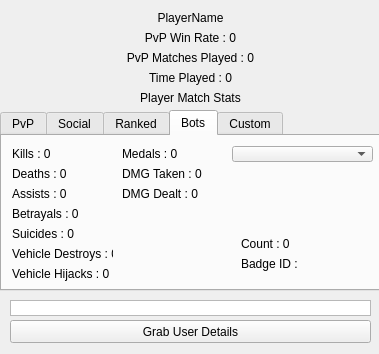
<?xml version="1.0" encoding="UTF-8"?>
<ui version="4.0">
 <class>HaloUseR</class>
 <widget class="QWidget" name="HaloUseR">
  <property name="geometry">
   <rect>
    <x>0</x>
    <y>0</y>
    <width>379</width>
    <height>354</height>
   </rect>
  </property>
  <property name="windowTitle">
   <string>HaloUseR v0.0.1</string>
  </property>
  <widget class="QTabWidget" name="tabWidget">
   <property name="geometry">
    <rect>
     <x>0</x>
     <y>110</y>
     <width>381</width>
     <height>181</height>
    </rect>
   </property>
   <property name="currentIndex">
    <number>3</number>
   </property>
   <widget class="QWidget" name="PvP">
    <attribute name="title">
     <string>PvP</string>
    </attribute>
    <widget class="QLabel" name="pvpKillsLabel">
     <property name="geometry">
      <rect>
       <x>10</x>
       <y>10</y>
       <width>101</width>
       <height>16</height>
      </rect>
     </property>
     <property name="text">
      <string>Kills : 0</string>
     </property>
    </widget>
    <widget class="QLabel" name="pvpDeathsLabel">
     <property name="geometry">
      <rect>
       <x>10</x>
       <y>30</y>
       <width>101</width>
       <height>16</height>
      </rect>
     </property>
     <property name="text">
      <string>Deaths : 0</string>
     </property>
    </widget>
    <widget class="QLabel" name="pvpAssistsLabel">
     <property name="geometry">
      <rect>
       <x>10</x>
       <y>50</y>
       <width>101</width>
       <height>16</height>
      </rect>
     </property>
     <property name="text">
      <string>Assists : 0</string>
     </property>
    </widget>
    <widget class="QLabel" name="pvpBetrayalsLabel">
     <property name="geometry">
      <rect>
       <x>10</x>
       <y>70</y>
       <width>101</width>
       <height>16</height>
      </rect>
     </property>
     <property name="text">
      <string>Betrayals : 0</string>
     </property>
    </widget>
    <widget class="QLabel" name="pvpSuicidesLabel">
     <property name="geometry">
      <rect>
       <x>10</x>
       <y>90</y>
       <width>101</width>
       <height>16</height>
      </rect>
     </property>
     <property name="text">
      <string>Suicides : 0</string>
     </property>
    </widget>
    <widget class="QLabel" name="pvpVehicleDestroysLabel">
     <property name="geometry">
      <rect>
       <x>10</x>
       <y>110</y>
       <width>101</width>
       <height>16</height>
      </rect>
     </property>
     <property name="text">
      <string>Vehicle Destroys : 0</string>
     </property>
    </widget>
    <widget class="QLabel" name="pvpVehicleHijacksLabel">
     <property name="geometry">
      <rect>
       <x>10</x>
       <y>130</y>
       <width>101</width>
       <height>16</height>
      </rect>
     </property>
     <property name="text">
      <string>Vehicle Hijacks : 0</string>
     </property>
    </widget>
    <widget class="QLabel" name="pvpMedalsLabel">
     <property name="geometry">
      <rect>
       <x>120</x>
       <y>10</y>
       <width>101</width>
       <height>16</height>
      </rect>
     </property>
     <property name="text">
      <string>Medals : 0</string>
     </property>
    </widget>
    <widget class="QLabel" name="pvpDamageTakenLabel">
     <property name="geometry">
      <rect>
       <x>120</x>
       <y>30</y>
       <width>101</width>
       <height>16</height>
      </rect>
     </property>
     <property name="text">
      <string>DMG Taken : 0</string>
     </property>
    </widget>
    <widget class="QLabel" name="pvpDamageDealtLabel">
     <property name="geometry">
      <rect>
       <x>120</x>
       <y>50</y>
       <width>101</width>
       <height>16</height>
      </rect>
     </property>
     <property name="text">
      <string>DMG Dealt : 0</string>
     </property>
    </widget>
    <widget class="QStackedWidget" name="pvpBadgeBox">
     <property name="geometry">
      <rect>
       <x>229</x>
       <y>30</y>
       <width>141</width>
       <height>111</height>
      </rect>
     </property>
     <property name="currentIndex">
      <number>0</number>
     </property>
     <widget class="QWidget" name="page">
      <widget class="QLabel" name="pvpBadgePhoto">
       <property name="geometry">
        <rect>
         <x>10</x>
         <y>10</y>
         <width>51</width>
         <height>41</height>
        </rect>
       </property>
       <property name="text">
        <string/>
       </property>
      </widget>
      <widget class="QLabel" name="pvpBadgeCountLabel">
       <property name="geometry">
        <rect>
         <x>10</x>
         <y>70</y>
         <width>131</width>
         <height>16</height>
        </rect>
       </property>
       <property name="text">
        <string>Count : 0</string>
       </property>
      </widget>
      <widget class="QLabel" name="pvpBadgeIDLabel">
       <property name="geometry">
        <rect>
         <x>10</x>
         <y>90</y>
         <width>131</width>
         <height>16</height>
        </rect>
       </property>
       <property name="text">
        <string>Badge ID : </string>
       </property>
      </widget>
     </widget>
    </widget>
    <widget class="QComboBox" name="pvpBadgeComboBox">
     <property name="geometry">
      <rect>
       <x>230</x>
       <y>10</y>
       <width>141</width>
       <height>16</height>
      </rect>
     </property>
    </widget>
   </widget>
   <widget class="QWidget" name="Social">
    <attribute name="title">
     <string>Social</string>
    </attribute>
    <widget class="QLabel" name="pvpBetrayalsLabel_2">
     <property name="geometry">
      <rect>
       <x>10</x>
       <y>70</y>
       <width>101</width>
       <height>16</height>
      </rect>
     </property>
     <property name="text">
      <string>Betrayals : 0</string>
     </property>
    </widget>
    <widget class="QLabel" name="pvpSuicidesLabel_2">
     <property name="geometry">
      <rect>
       <x>10</x>
       <y>90</y>
       <width>101</width>
       <height>16</height>
      </rect>
     </property>
     <property name="text">
      <string>Suicides : 0</string>
     </property>
    </widget>
    <widget class="QLabel" name="pvpVehicleHijacksLabel_2">
     <property name="geometry">
      <rect>
       <x>10</x>
       <y>130</y>
       <width>101</width>
       <height>16</height>
      </rect>
     </property>
     <property name="text">
      <string>Vehicle Hijacks : 0</string>
     </property>
    </widget>
    <widget class="QLabel" name="pvpDamageDealtLabel_2">
     <property name="geometry">
      <rect>
       <x>120</x>
       <y>50</y>
       <width>101</width>
       <height>16</height>
      </rect>
     </property>
     <property name="text">
      <string>DMG Dealt : 0</string>
     </property>
    </widget>
    <widget class="QStackedWidget" name="pvpBadgeBox_2">
     <property name="geometry">
      <rect>
       <x>229</x>
       <y>30</y>
       <width>141</width>
       <height>111</height>
      </rect>
     </property>
     <property name="currentIndex">
      <number>0</number>
     </property>
     <widget class="QWidget" name="page_2">
      <widget class="QLabel" name="pvpBadgePhoto_2">
       <property name="geometry">
        <rect>
         <x>10</x>
         <y>10</y>
         <width>51</width>
         <height>41</height>
        </rect>
       </property>
       <property name="text">
        <string/>
       </property>
      </widget>
      <widget class="QLabel" name="pvpBadgeCountLabel_2">
       <property name="geometry">
        <rect>
         <x>10</x>
         <y>70</y>
         <width>131</width>
         <height>16</height>
        </rect>
       </property>
       <property name="text">
        <string>Count : 0</string>
       </property>
      </widget>
      <widget class="QLabel" name="pvpBadgeIDLabel_2">
       <property name="geometry">
        <rect>
         <x>10</x>
         <y>90</y>
         <width>131</width>
         <height>16</height>
        </rect>
       </property>
       <property name="text">
        <string>Badge ID : </string>
       </property>
      </widget>
     </widget>
    </widget>
    <widget class="QLabel" name="pvpDamageTakenLabel_2">
     <property name="geometry">
      <rect>
       <x>120</x>
       <y>30</y>
       <width>101</width>
       <height>16</height>
      </rect>
     </property>
     <property name="text">
      <string>DMG Taken : 0</string>
     </property>
    </widget>
    <widget class="QLabel" name="pvpVehicleDestroysLabel_2">
     <property name="geometry">
      <rect>
       <x>10</x>
       <y>110</y>
       <width>101</width>
       <height>16</height>
      </rect>
     </property>
     <property name="text">
      <string>Vehicle Destroys : 0</string>
     </property>
    </widget>
    <widget class="QLabel" name="pvpAssistsLabel_2">
     <property name="geometry">
      <rect>
       <x>10</x>
       <y>50</y>
       <width>101</width>
       <height>16</height>
      </rect>
     </property>
     <property name="text">
      <string>Assists : 0</string>
     </property>
    </widget>
    <widget class="QLabel" name="pvpDeathsLabel_2">
     <property name="geometry">
      <rect>
       <x>10</x>
       <y>30</y>
       <width>101</width>
       <height>16</height>
      </rect>
     </property>
     <property name="text">
      <string>Deaths : 0</string>
     </property>
    </widget>
    <widget class="QLabel" name="pvpKillsLabel_2">
     <property name="geometry">
      <rect>
       <x>10</x>
       <y>10</y>
       <width>101</width>
       <height>16</height>
      </rect>
     </property>
     <property name="text">
      <string>Kills : 0</string>
     </property>
    </widget>
    <widget class="QLabel" name="pvpMedalsLabel_2">
     <property name="geometry">
      <rect>
       <x>120</x>
       <y>10</y>
       <width>101</width>
       <height>16</height>
      </rect>
     </property>
     <property name="text">
      <string>Medals : 0</string>
     </property>
    </widget>
    <widget class="QComboBox" name="pvpBadgeComboBox_2">
     <property name="geometry">
      <rect>
       <x>230</x>
       <y>10</y>
       <width>141</width>
       <height>16</height>
      </rect>
     </property>
    </widget>
   </widget>
   <widget class="QWidget" name="Ranked">
    <attribute name="title">
     <string>Ranked</string>
    </attribute>
    <widget class="QLabel" name="pvpBetrayalsLabel_3">
     <property name="geometry">
      <rect>
       <x>10</x>
       <y>70</y>
       <width>101</width>
       <height>16</height>
      </rect>
     </property>
     <property name="text">
      <string>Betrayals : 0</string>
     </property>
    </widget>
    <widget class="QLabel" name="pvpSuicidesLabel_3">
     <property name="geometry">
      <rect>
       <x>10</x>
       <y>90</y>
       <width>101</width>
       <height>16</height>
      </rect>
     </property>
     <property name="text">
      <string>Suicides : 0</string>
     </property>
    </widget>
    <widget class="QLabel" name="pvpVehicleHijacksLabel_3">
     <property name="geometry">
      <rect>
       <x>10</x>
       <y>130</y>
       <width>101</width>
       <height>16</height>
      </rect>
     </property>
     <property name="text">
      <string>Vehicle Hijacks : 0</string>
     </property>
    </widget>
    <widget class="QLabel" name="pvpDamageDealtLabel_3">
     <property name="geometry">
      <rect>
       <x>120</x>
       <y>50</y>
       <width>101</width>
       <height>16</height>
      </rect>
     </property>
     <property name="text">
      <string>DMG Dealt : 0</string>
     </property>
    </widget>
    <widget class="QStackedWidget" name="pvpBadgeBox_3">
     <property name="geometry">
      <rect>
       <x>229</x>
       <y>30</y>
       <width>141</width>
       <height>111</height>
      </rect>
     </property>
     <property name="currentIndex">
      <number>0</number>
     </property>
     <widget class="QWidget" name="page_3">
      <widget class="QLabel" name="pvpBadgePhoto_3">
       <property name="geometry">
        <rect>
         <x>40</x>
         <y>10</y>
         <width>61</width>
         <height>51</height>
        </rect>
       </property>
       <property name="text">
        <string/>
       </property>
       <property name="alignment">
        <set>Qt::AlignCenter</set>
       </property>
      </widget>
      <widget class="QLabel" name="pvpBadgeCountLabel_3">
       <property name="geometry">
        <rect>
         <x>10</x>
         <y>70</y>
         <width>131</width>
         <height>16</height>
        </rect>
       </property>
       <property name="text">
        <string>Count : 0</string>
       </property>
      </widget>
      <widget class="QLabel" name="pvpBadgeIDLabel_3">
       <property name="geometry">
        <rect>
         <x>10</x>
         <y>90</y>
         <width>131</width>
         <height>16</height>
        </rect>
       </property>
       <property name="text">
        <string>Badge ID : </string>
       </property>
      </widget>
     </widget>
    </widget>
    <widget class="QLabel" name="pvpDamageTakenLabel_3">
     <property name="geometry">
      <rect>
       <x>120</x>
       <y>30</y>
       <width>101</width>
       <height>16</height>
      </rect>
     </property>
     <property name="text">
      <string>DMG Taken : 0</string>
     </property>
    </widget>
    <widget class="QLabel" name="pvpVehicleDestroysLabel_3">
     <property name="geometry">
      <rect>
       <x>10</x>
       <y>110</y>
       <width>101</width>
       <height>16</height>
      </rect>
     </property>
     <property name="text">
      <string>Vehicle Destroys : 0</string>
     </property>
    </widget>
    <widget class="QLabel" name="pvpAssistsLabel_3">
     <property name="geometry">
      <rect>
       <x>10</x>
       <y>50</y>
       <width>101</width>
       <height>16</height>
      </rect>
     </property>
     <property name="text">
      <string>Assists : 0</string>
     </property>
    </widget>
    <widget class="QLabel" name="pvpDeathsLabel_3">
     <property name="geometry">
      <rect>
       <x>10</x>
       <y>30</y>
       <width>101</width>
       <height>16</height>
      </rect>
     </property>
     <property name="text">
      <string>Deaths : 0</string>
     </property>
    </widget>
    <widget class="QLabel" name="pvpKillsLabel_3">
     <property name="geometry">
      <rect>
       <x>10</x>
       <y>10</y>
       <width>101</width>
       <height>16</height>
      </rect>
     </property>
     <property name="text">
      <string>Kills : 0</string>
     </property>
    </widget>
    <widget class="QLabel" name="pvpMedalsLabel_3">
     <property name="geometry">
      <rect>
       <x>120</x>
       <y>10</y>
       <width>101</width>
       <height>16</height>
      </rect>
     </property>
     <property name="text">
      <string>Medals : 0</string>
     </property>
    </widget>
    <widget class="QComboBox" name="pvpBadgeComboBox_3">
     <property name="geometry">
      <rect>
       <x>230</x>
       <y>10</y>
       <width>141</width>
       <height>16</height>
      </rect>
     </property>
    </widget>
   </widget>
   <widget class="QWidget" name="Bots">
    <attribute name="title">
     <string>Bots</string>
    </attribute>
    <widget class="QLabel" name="pvpBetrayalsLabel_4">
     <property name="geometry">
      <rect>
       <x>10</x>
       <y>70</y>
       <width>101</width>
       <height>16</height>
      </rect>
     </property>
     <property name="text">
      <string>Betrayals : 0</string>
     </property>
    </widget>
    <widget class="QLabel" name="pvpSuicidesLabel_4">
     <property name="geometry">
      <rect>
       <x>10</x>
       <y>90</y>
       <width>101</width>
       <height>16</height>
      </rect>
     </property>
     <property name="text">
      <string>Suicides : 0</string>
     </property>
    </widget>
    <widget class="QLabel" name="pvpVehicleHijacksLabel_4">
     <property name="geometry">
      <rect>
       <x>10</x>
       <y>130</y>
       <width>101</width>
       <height>16</height>
      </rect>
     </property>
     <property name="text">
      <string>Vehicle Hijacks : 0</string>
     </property>
    </widget>
    <widget class="QLabel" name="pvpDamageDealtLabel_4">
     <property name="geometry">
      <rect>
       <x>120</x>
       <y>50</y>
       <width>101</width>
       <height>16</height>
      </rect>
     </property>
     <property name="text">
      <string>DMG Dealt : 0</string>
     </property>
    </widget>
    <widget class="QStackedWidget" name="pvpBadgeBox_4">
     <property name="geometry">
      <rect>
       <x>229</x>
       <y>30</y>
       <width>141</width>
       <height>111</height>
      </rect>
     </property>
     <property name="currentIndex">
      <number>0</number>
     </property>
     <widget class="QWidget" name="page_4">
      <widget class="QLabel" name="pvpBadgePhoto_4">
       <property name="geometry">
        <rect>
         <x>10</x>
         <y>10</y>
         <width>51</width>
         <height>41</height>
        </rect>
       </property>
       <property name="text">
        <string/>
       </property>
      </widget>
      <widget class="QLabel" name="pvpBadgeCountLabel_4">
       <property name="geometry">
        <rect>
         <x>10</x>
         <y>70</y>
         <width>131</width>
         <height>16</height>
        </rect>
       </property>
       <property name="text">
        <string>Count : 0</string>
       </property>
      </widget>
      <widget class="QLabel" name="pvpBadgeIDLabel_4">
       <property name="geometry">
        <rect>
         <x>10</x>
         <y>90</y>
         <width>131</width>
         <height>16</height>
        </rect>
       </property>
       <property name="text">
        <string>Badge ID : </string>
       </property>
      </widget>
     </widget>
    </widget>
    <widget class="QLabel" name="pvpDamageTakenLabel_4">
     <property name="geometry">
      <rect>
       <x>120</x>
       <y>30</y>
       <width>101</width>
       <height>16</height>
      </rect>
     </property>
     <property name="text">
      <string>DMG Taken : 0</string>
     </property>
    </widget>
    <widget class="QLabel" name="pvpVehicleDestroysLabel_4">
     <property name="geometry">
      <rect>
       <x>10</x>
       <y>110</y>
       <width>101</width>
       <height>16</height>
      </rect>
     </property>
     <property name="text">
      <string>Vehicle Destroys : 0</string>
     </property>
    </widget>
    <widget class="QLabel" name="pvpAssistsLabel_4">
     <property name="geometry">
      <rect>
       <x>10</x>
       <y>50</y>
       <width>101</width>
       <height>16</height>
      </rect>
     </property>
     <property name="text">
      <string>Assists : 0</string>
     </property>
    </widget>
    <widget class="QLabel" name="pvpDeathsLabel_4">
     <property name="geometry">
      <rect>
       <x>10</x>
       <y>30</y>
       <width>101</width>
       <height>16</height>
      </rect>
     </property>
     <property name="text">
      <string>Deaths : 0</string>
     </property>
    </widget>
    <widget class="QLabel" name="pvpKillsLabel_4">
     <property name="geometry">
      <rect>
       <x>10</x>
       <y>10</y>
       <width>101</width>
       <height>16</height>
      </rect>
     </property>
     <property name="text">
      <string>Kills : 0</string>
     </property>
    </widget>
    <widget class="QLabel" name="pvpMedalsLabel_4">
     <property name="geometry">
      <rect>
       <x>120</x>
       <y>10</y>
       <width>101</width>
       <height>16</height>
      </rect>
     </property>
     <property name="text">
      <string>Medals : 0</string>
     </property>
    </widget>
    <widget class="QComboBox" name="pvpBadgeComboBox_4">
     <property name="geometry">
      <rect>
       <x>230</x>
       <y>10</y>
       <width>141</width>
       <height>16</height>
      </rect>
     </property>
    </widget>
   </widget>
   <widget class="QWidget" name="Custom">
    <attribute name="title">
     <string>Custom</string>
    </attribute>
    <widget class="QLabel" name="pvpBetrayalsLabel_5">
     <property name="geometry">
      <rect>
       <x>10</x>
       <y>70</y>
       <width>101</width>
       <height>16</height>
      </rect>
     </property>
     <property name="text">
      <string>Betrayals : 0</string>
     </property>
    </widget>
    <widget class="QLabel" name="pvpSuicidesLabel_5">
     <property name="geometry">
      <rect>
       <x>10</x>
       <y>90</y>
       <width>101</width>
       <height>16</height>
      </rect>
     </property>
     <property name="text">
      <string>Suicides : 0</string>
     </property>
    </widget>
    <widget class="QLabel" name="pvpVehicleHijacksLabel_5">
     <property name="geometry">
      <rect>
       <x>10</x>
       <y>130</y>
       <width>101</width>
       <height>16</height>
      </rect>
     </property>
     <property name="text">
      <string>Vehicle Hijacks : 0</string>
     </property>
    </widget>
    <widget class="QLabel" name="pvpDamageDealtLabel_5">
     <property name="geometry">
      <rect>
       <x>120</x>
       <y>50</y>
       <width>101</width>
       <height>16</height>
      </rect>
     </property>
     <property name="text">
      <string>DMG Dealt : 0</string>
     </property>
    </widget>
    <widget class="QStackedWidget" name="pvpBadgeBox_5">
     <property name="geometry">
      <rect>
       <x>229</x>
       <y>30</y>
       <width>141</width>
       <height>111</height>
      </rect>
     </property>
     <property name="currentIndex">
      <number>0</number>
     </property>
     <widget class="QWidget" name="page_5">
      <widget class="QLabel" name="pvpBadgePhoto_5">
       <property name="geometry">
        <rect>
         <x>10</x>
         <y>10</y>
         <width>51</width>
         <height>41</height>
        </rect>
       </property>
       <property name="text">
        <string/>
       </property>
      </widget>
      <widget class="QLabel" name="pvpBadgeCountLabel_5">
       <property name="geometry">
        <rect>
         <x>10</x>
         <y>70</y>
         <width>131</width>
         <height>16</height>
        </rect>
       </property>
       <property name="text">
        <string>Count : 0</string>
       </property>
      </widget>
      <widget class="QLabel" name="pvpBadgeIDLabel_5">
       <property name="geometry">
        <rect>
         <x>10</x>
         <y>90</y>
         <width>131</width>
         <height>16</height>
        </rect>
       </property>
       <property name="text">
        <string>Badge ID : </string>
       </property>
      </widget>
     </widget>
    </widget>
    <widget class="QLabel" name="pvpDamageTakenLabel_5">
     <property name="geometry">
      <rect>
       <x>120</x>
       <y>30</y>
       <width>101</width>
       <height>16</height>
      </rect>
     </property>
     <property name="text">
      <string>DMG Taken : 0</string>
     </property>
    </widget>
    <widget class="QLabel" name="pvpVehicleDestroysLabel_5">
     <property name="geometry">
      <rect>
       <x>10</x>
       <y>110</y>
       <width>101</width>
       <height>16</height>
      </rect>
     </property>
     <property name="text">
      <string>Vehicle Destroys : 0</string>
     </property>
    </widget>
    <widget class="QLabel" name="pvpAssistsLabel_5">
     <property name="geometry">
      <rect>
       <x>10</x>
       <y>50</y>
       <width>101</width>
       <height>16</height>
      </rect>
     </property>
     <property name="text">
      <string>Assists : 0</string>
     </property>
    </widget>
    <widget class="QLabel" name="pvpDeathsLabel_5">
     <property name="geometry">
      <rect>
       <x>10</x>
       <y>30</y>
       <width>101</width>
       <height>16</height>
      </rect>
     </property>
     <property name="text">
      <string>Deaths : 0</string>
     </property>
    </widget>
    <widget class="QLabel" name="pvpKillsLabel_5">
     <property name="geometry">
      <rect>
       <x>10</x>
       <y>10</y>
       <width>101</width>
       <height>16</height>
      </rect>
     </property>
     <property name="text">
      <string>Kills : 0</string>
     </property>
    </widget>
    <widget class="QLabel" name="pvpMedalsLabel_5">
     <property name="geometry">
      <rect>
       <x>120</x>
       <y>10</y>
       <width>101</width>
       <height>16</height>
      </rect>
     </property>
     <property name="text">
      <string>Medals : 0</string>
     </property>
    </widget>
    <widget class="QComboBox" name="pvpBadgeComboBox_5">
     <property name="geometry">
      <rect>
       <x>230</x>
       <y>10</y>
       <width>141</width>
       <height>16</height>
      </rect>
     </property>
    </widget>
   </widget>
  </widget>
  <widget class="QLabel" name="matchListLabel">
   <property name="geometry">
    <rect>
     <x>10</x>
     <y>90</y>
     <width>361</width>
     <height>16</height>
    </rect>
   </property>
   <property name="text">
    <string>Player Match Stats</string>
   </property>
   <property name="alignment">
    <set>Qt::AlignCenter</set>
   </property>
  </widget>
  <widget class="QPushButton" name="searchUser_Button">
   <property name="geometry">
    <rect>
     <x>10</x>
     <y>320</y>
     <width>361</width>
     <height>23</height>
    </rect>
   </property>
   <property name="text">
    <string>Grab User Details</string>
   </property>
  </widget>
  <widget class="QPlainTextEdit" name="userName_Box">
   <property name="geometry">
    <rect>
     <x>10</x>
     <y>300</y>
     <width>361</width>
     <height>16</height>
    </rect>
   </property>
   <property name="verticalScrollBarPolicy">
    <enum>Qt::ScrollBarAlwaysOff</enum>
   </property>
   <property name="horizontalScrollBarPolicy">
    <enum>Qt::ScrollBarAlwaysOff</enum>
   </property>
  </widget>
  <widget class="QLabel" name="playerName_Label">
   <property name="geometry">
    <rect>
     <x>10</x>
     <y>10</y>
     <width>361</width>
     <height>16</height>
    </rect>
   </property>
   <property name="text">
    <string>PlayerName</string>
   </property>
   <property name="alignment">
    <set>Qt::AlignCenter</set>
   </property>
  </widget>
  <widget class="QLabel" name="pvpPlayerWinRate_Label">
   <property name="geometry">
    <rect>
     <x>10</x>
     <y>30</y>
     <width>361</width>
     <height>16</height>
    </rect>
   </property>
   <property name="text">
    <string>PvP Win Rate : 0</string>
   </property>
   <property name="alignment">
    <set>Qt::AlignCenter</set>
   </property>
  </widget>
  <widget class="QLabel" name="pvpMatchesPlayed_Label">
   <property name="geometry">
    <rect>
     <x>10</x>
     <y>50</y>
     <width>361</width>
     <height>16</height>
    </rect>
   </property>
   <property name="text">
    <string>PvP Matches Played : 0</string>
   </property>
   <property name="alignment">
    <set>Qt::AlignCenter</set>
   </property>
  </widget>
  <widget class="QLabel" name="timePlayed_Label">
   <property name="geometry">
    <rect>
     <x>10</x>
     <y>70</y>
     <width>361</width>
     <height>16</height>
    </rect>
   </property>
   <property name="text">
    <string>Time Played : 0</string>
   </property>
   <property name="alignment">
    <set>Qt::AlignCenter</set>
   </property>
  </widget>
 </widget>
 <resources/>
 <connections/>
</ui>
